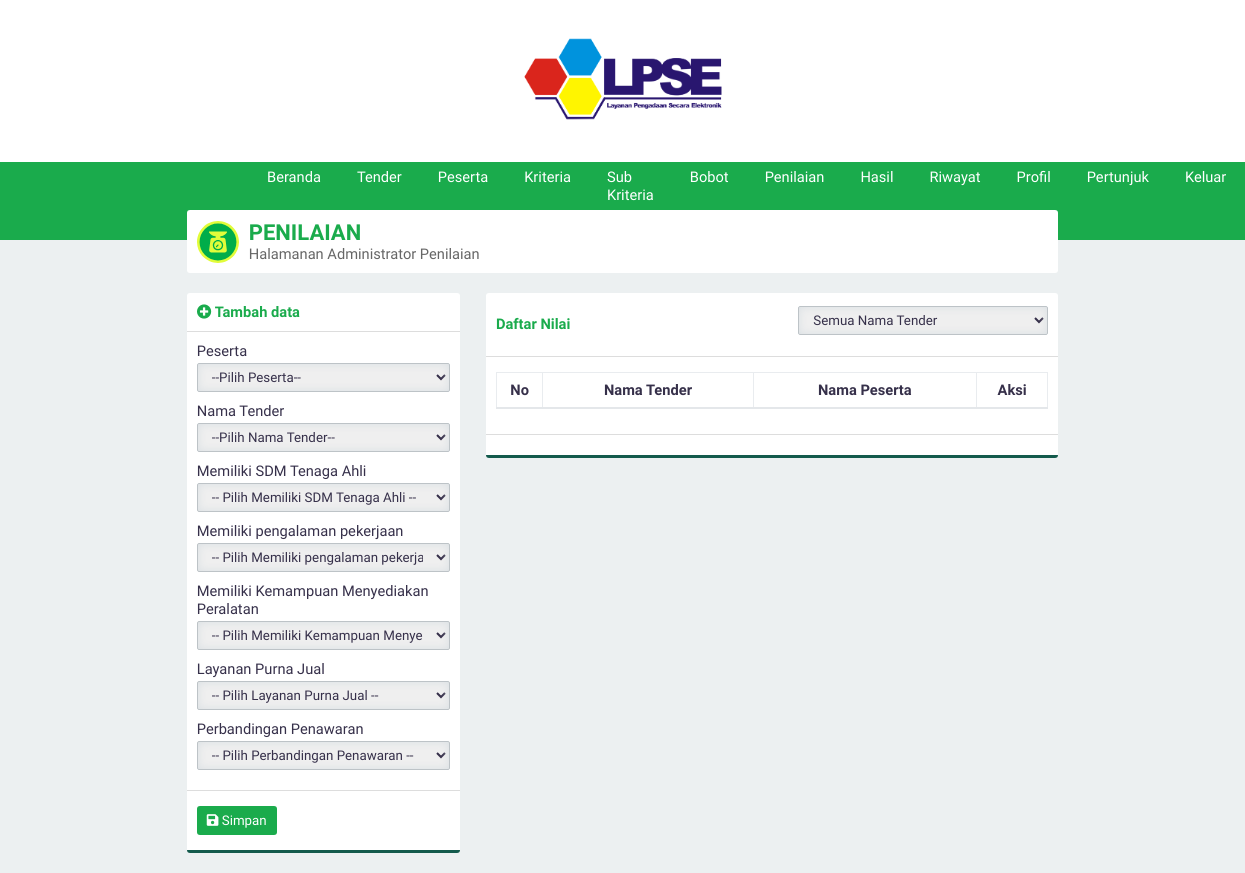
/?page=penilaian (signed in), run on the app's committed database.
### tables this page shows
CREATE TABLE `kriteria` (
  `id_kriteria` int(3) NOT NULL,
  `namaKriteria` varchar(50) NOT NULL,
  `sifat` enum('Benefit','Cost') NOT NULL
);

### page/tambahnilai.php (the view, shortened to what this page needs)
<div class="panel-top">
    <b class="text-green"><i class="fa fa-plus-circle text-green"></i> Tambah data</b>
</div>
<form id="form" action="./proses/prosestambah.php" method="POST">
    <div class="panel-middle">
        <div class="group-input">
            <label for="peserta">Peserta</label>
            <select class="form-custom" required name="peserta" id="peserta">
                <option selected disabled>--Pilih Peserta--</option>
            </select>
        </div>
        <div class="group-input">
            <label for="tender">Nama Tender</label>
            <select class="form-custom" required name="tender" id="tender">
                <option selected disabled>--Pilih Nama Tender--</option>
            </select>
        </div>
        <?php
        $query="SELECT * FROM kriteria";
        $execute=$konek->query($query);
        if ($execute->num_rows > 0){
            while($data=$execute->fetch_array(MYSQLI_ASSOC)){
                echo "<div class=\"group-input\">";
                echo "<label for=\"nilai\">$data[namaKriteria]</label>";
                echo "<select class=\"form-custom\" required name=\"nilai[]\" id=\"nilai\">";
                echo "<option disabled selected>-- Pilih $data[namaKriteria] --</option>";
                echo "</select></div>";
            }
        }
        ?>
    </div>
    <div class="panel-bottom">
        <button type="submit" id="buttonsimpan" class="btn btn-green"><i class="fa fa-save"></i> Simpan</button>
    </div>
</form>

### asset/css/style.css (style rules this page uses)
* { padding: 0; margin: 0; font-family: 'Work Sans', sans-serif; color: #36304A; font-weight: 500; letter-spacing: normal; }
b, h1, h2, h3, h4, h5 { padding: 0; font-weight: 600 !important; margin: 0.83em 0em; }
.text-green { color: #1aab4c !important; }
input, select { border: none; width: 100%; }
.form-custom { padding: 5px 10px; border: solid 1px #BDC3C7; -webkit-border-radius: 2px; -moz-border-radius: 2px; border-radius: 2px; box-sizing: border-box; box-shadow: inset 0 0 8px #d9dfe3; margin: 3px 0 10px 0; }
.btn { border: none; -webkit-padding: 7px 10px; -o-padding: 7px 10px; -moz-padding: 7px 10px; padding: 7px 10px; border-radius: 3px; margin: 5px 0px; display: inline-block; cursor: pointer; font-size: 10pt !important; }
.btn i { color: white !important; }
.btn-green { background-color: #1aab4c; color: white !important; }
.panel-top { padding: 10px; box-sizing: padding-box; border-bottom: solid 1px #dddddd; }
.panel-middle { padding: 10px; box-sizing: padding-box; }
.panel-bottom { padding: 10px; border-bottom: solid 3px #135a4c; border-top: solid 1px #dddddd; }
body { background-color: #ECF0F1; display: flex; width: 100vw; height: 100vh; align-items: center; flex-direction: column; overflow-x: hidden; font-size: 11pt; }

### data on the page
kriteria: namaKriteria "Memiliki SDM Tenaga Ahli"
kriteria: namaKriteria "Memiliki pengalaman pekerjaan"
kriteria: namaKriteria "Memiliki Kemampuan Menyediakan Peralatan"
kriteria: namaKriteria "Layanan Purna Jual"
kriteria: namaKriteria "Perbandingan Penawaran"
